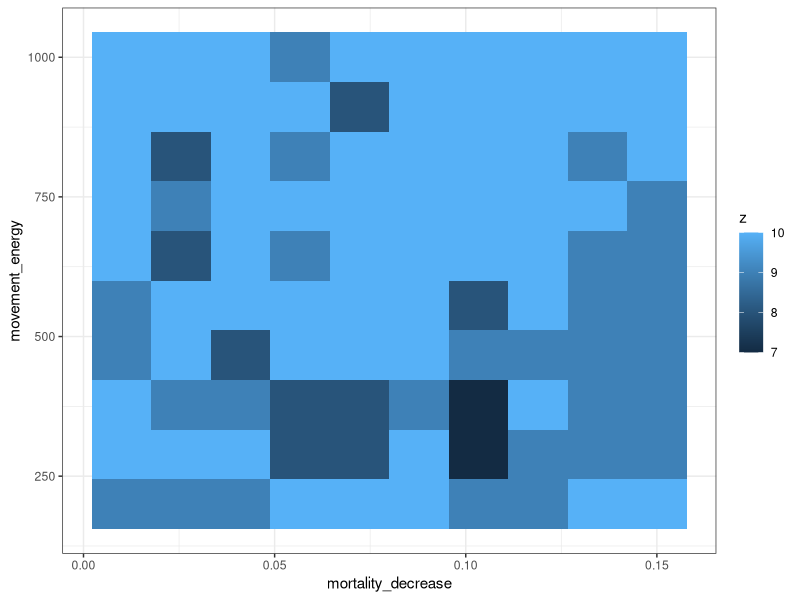
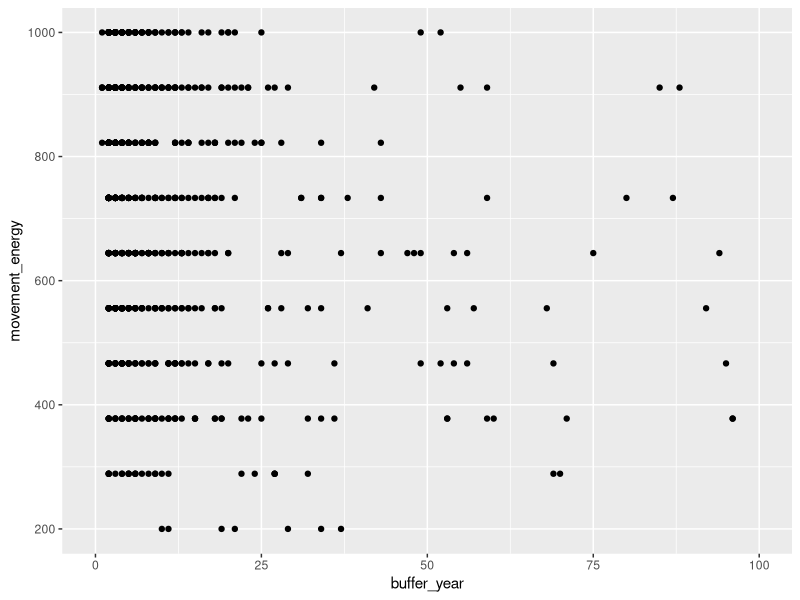

These charts were generated, in order, by the following R code:

setwd("~/Desktop/newt/model analysis/Recolonisation/scripts")



library(dplyr)
library(ggplot2)


data <- readr::read_delim('../data/concat_data.csv')

data %>%
  mutate(corr_reached = corridor_year != -999,
         buffer_reached = buffer_year != -999) %>%
  group_by(mortality_decrease, movement_energy) %>%
  summarise(z = sum(corr_reached), .groups='keep')%>%
ggplot(aes(mortality_decrease, movement_energy, fill= z)) + 
  geom_tile()+
  theme_bw()

data %>%
  ggplot(aes(buffer_year, movement_energy))+
  geom_point()+
  xlim(0, 100)
  
  
  
  
